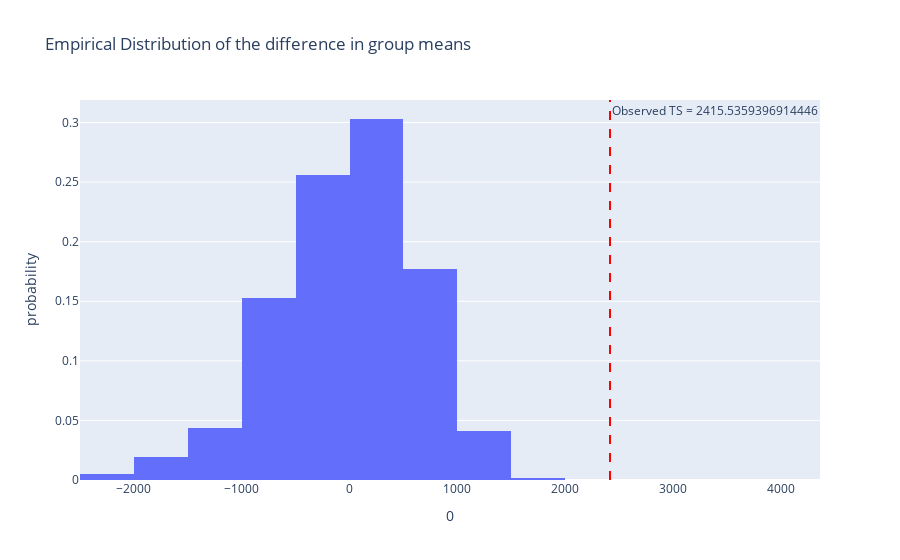

Notebook cell for this chart:
### Code cell
fig = px.histogram(pd.DataFrame(simulated_tss), x=0, nbins=20, histnorm='probability', 
                   title='Empirical Distribution of the difference in group means')
fig.add_vline(
    x=observed_ts,
    line_dash="dash",
    line_color="red",
    annotation_text=f"Observed TS = {observed_ts}",
    annotation_position="top right"
)
fig.write_html("step4-outage-hypotest.html", include_plotlyjs='cdn')
fig.show()

### Figure 1 — Plotly figure (JSON) as saved in the notebook; plotly's stock layout.template omitted (floating-point values rounded to 4 significant figures; data arrays with more than 128 entries replaced by an {"elided": "..."} marker saying what was removed)
{"data": [{"alignmentgroup": "True", "bingroup": "x", "histnorm": "probability", "hovertemplate": "0=%{x}<br>probability=%{y}<extra></extra>", "legendgroup": "", "marker": {"color": "#636efa", "pattern": {"shape": ""}}, "name": "", "nbinsx": 20, "offsetgroup": "", "orientation": "v", "showlegend": false, "type": "histogram", "x": {"elided": "1000 float values"}, "xaxis": "x", "yaxis": "y"}], "layout": {"annotations": [{"showarrow": false, "text": "Observed TS = 2415.5359396914446", "x": 2416.0, "xanchor": "left", "xref": "x", "y": 1, "yanchor": "top", "yref": "y domain"}], "autosize": true, "barmode": "relative", "legend": {"tracegroupgap": 0}, "shapes": [{"line": {"color": "red", "dash": "dash"}, "type": "line", "x0": 2416.0, "x1": 2416.0, "xref": "x", "y0": 0, "y1": 1, "yref": "y domain"}], "title": {"text": "Empirical Distribution of the difference in group means"}, "xaxis": {"anchor": "y", "autorange": true, "domain": [0, 1], "range": [-2500, 3995.0], "title": {"text": "0"}, "type": "linear"}, "yaxis": {"anchor": "x", "autorange": true, "domain": [0, 1], "range": [0, 0.3189], "title": {"text": "probability"}}}}
